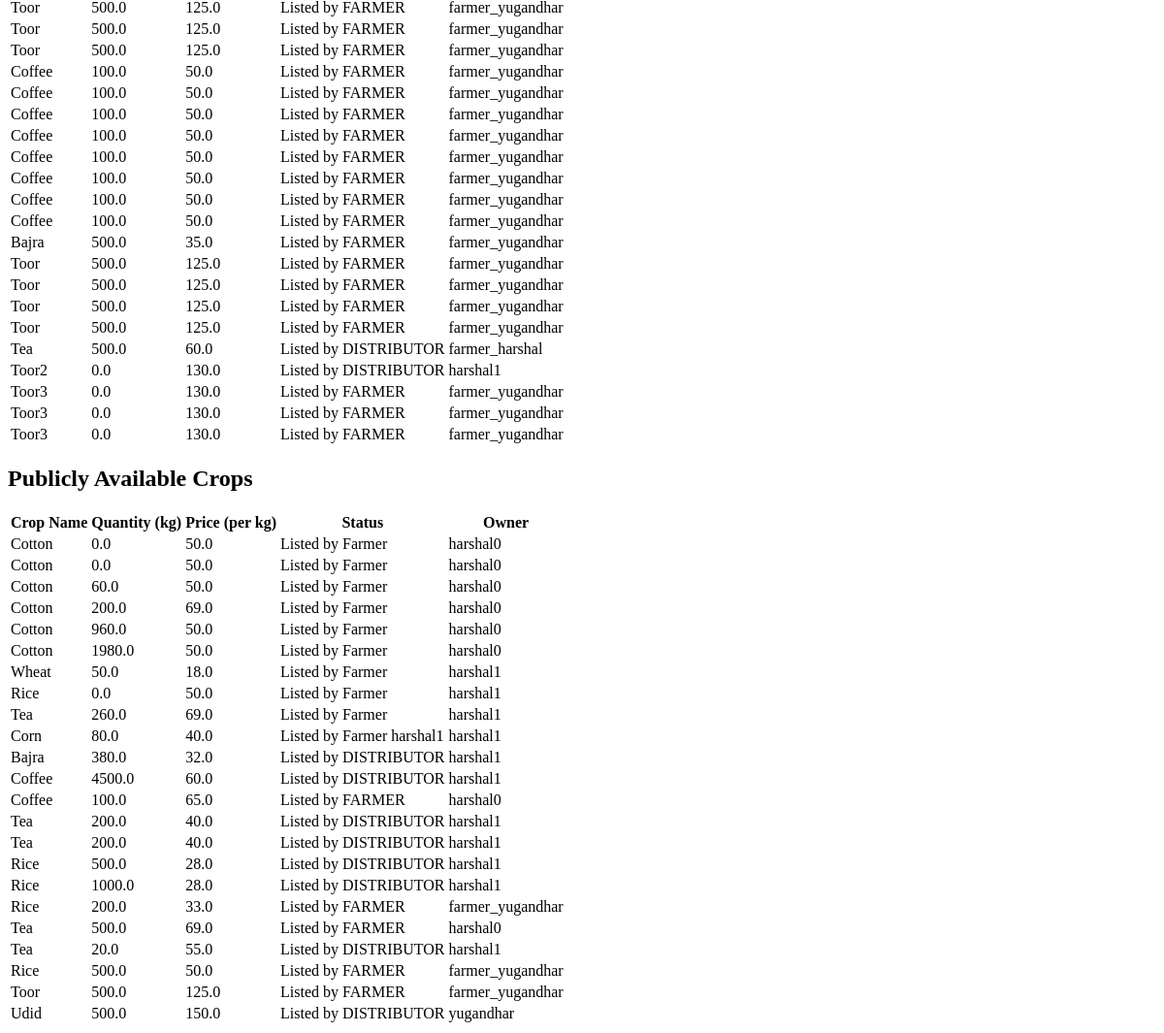
Before: /list_crops/ (signed in, lower part) with the older database file.
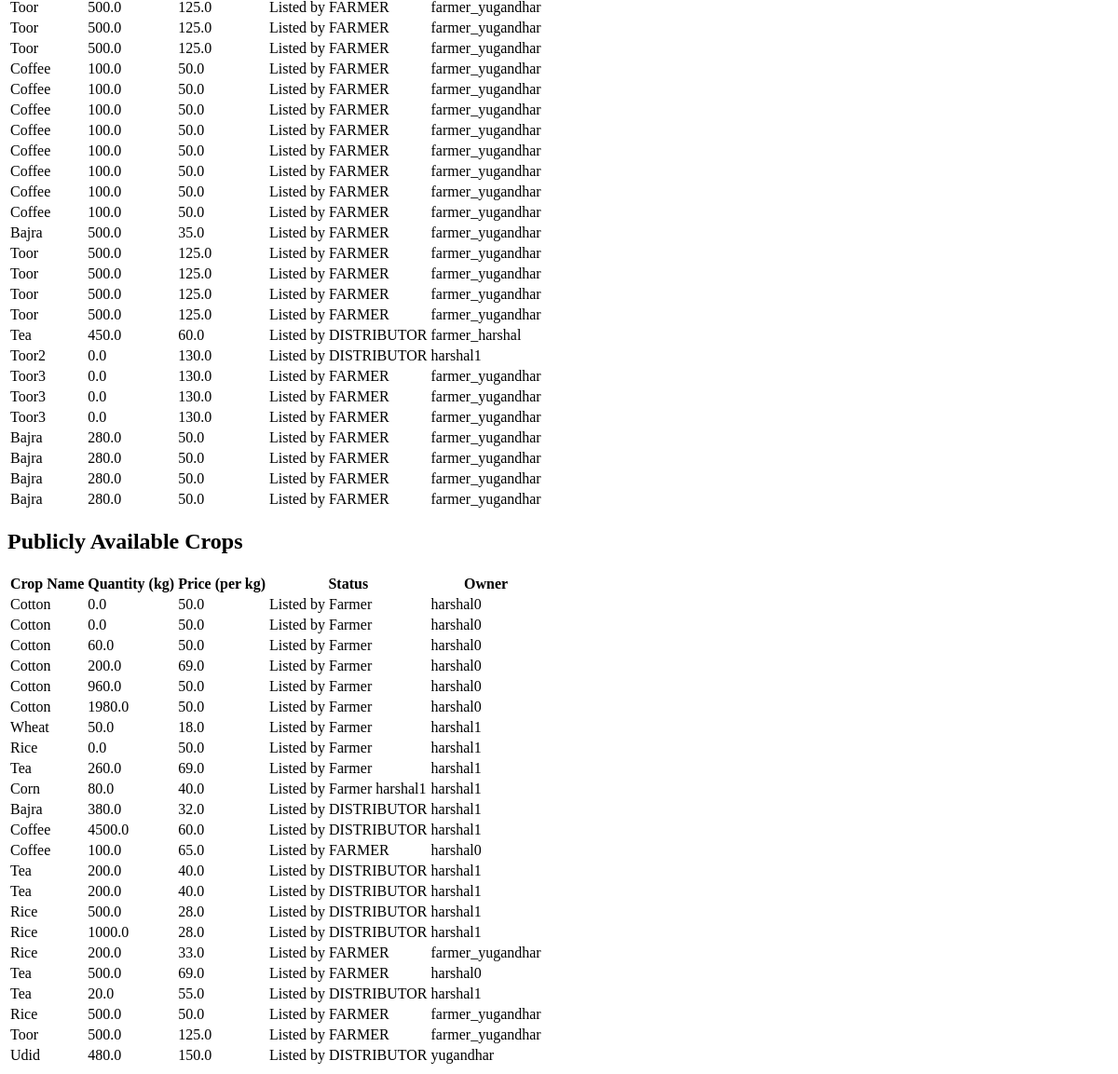
After: the same page with the newer database file.
### supply_chain/models.py (models this page shows, shortened)
class Crop(models.Model):
    name = models.CharField(max_length=100)
    quantity = models.FloatField()
    price = models.FloatField()  # Price for public visibility
    specific_user_price = models.FloatField(blank=True, null=True)  # Price for specific users
    current_owner = models.ForeignKey(settings.AUTH_USER_MODEL, on_delete=models.CASCADE, related_name='owned_crops')
    status = models.CharField(max_length=20, choices=[('listed', 'Listed'), ('sold', 'Sold')])
    current_stage = models.CharField(max_length=100, default='Listed by Farmer')
    transaction_hash = models.CharField(max_length=64, blank=True, null=True)
    allowed_users = models.ManyToManyField(settings.AUTH_USER_MODEL, related_name='allowed_crops', blank=True)
    visibility = models.CharField(max_length=10, choices=[('public', 'Public'), ('private', 'Private')], default='public')
    price_in_tokens = models.FloatField(blank=True, null=True, help_text='Optional: Price in tokens for the crop.')
    token_currency_enabled = models.BooleanField(default=False, help_text='Is token currency enabled for this crop?')

class CustomUser(AbstractUser):
    ROLE_CHOICES = [
        ('FARMER', 'Farmer'),
        ('DISTRIBUTOR', 'Distributor'),
        ('CONSUMER', 'Consumer'),
    ]
    role = models.CharField(max_length=100, choices=ROLE_CHOICES)
    profile_picture = models.ImageField(upload_to='profile_pictures/', default='default_profile.png', blank=True)
    balance = models.DecimalField(max_digits=10, decimal_places=2, default=100000)  # 2 decimal points for tokens

### supply_chain/views.py (the view)
# urls.py: path('list_crops/', list_crops, name='list_crops'),
@login_required
def list_crops(request):
    if request.user.role == 'CUSTOMER':
        return render(request, 'not_allowed.html')
    if request.method == 'POST':
        form = CropForm(request.POST)
        if form.is_valid():
            crop = form.save(commit=False)
            crop.current_owner = request.user  # Set the current owner
            crop.current_stage = f'Listed by {request.user.role}'
            crop.visibility = form.cleaned_data['visibility']
            if crop.visibility == 'public':
                crop.price = form.cleaned_data['price']  # Set public price
                crop.specific_user_price = None  # Clear specific user price if public
            crop.save()  # Save the crop instance to the database
            if crop.visibility == 'private':
                crop.price = form.cleaned_data['price']  # Set public price
                crop.specific_user_price = form.cleaned_data['specific_user_price']
                allowed_user_ids = request.POST.getlist('allowed_users')
                crop.allowed_users.set(allowed_user_ids)
                for user_id in allowed_user_ids:
                    user = CustomUser.objects.get(id=user_id)
                    UserSpecificCrop.objects.create(crop=crop, user=user, allowed=True)
                all_user_ids = CustomUser.objects.values_list('id', flat=True)
                not_allowed_user_ids = set(all_user_ids) - set(map(int, allowed_user_ids))
                for user_id in not_allowed_user_ids:
                    user = CustomUser.objects.get(id=user_id)
                    UserSpecificCrop.objects.create(crop=crop, user=user, allowed=False)
            sender = request.user.username
            recipient = None  # Adjust based on your app logic
            crop_id = crop.id
            price_to_use = crop.price if crop.visibility == 'public' else crop.specific_user_price
            blockchain.add_transaction(sender, recipient, price_to_use, crop_id)
            blockchain.mine_block()
            messages.success(request, f"Crop '{crop.name}' listed successfully!")
            return redirect('list_crops')
    else:
        form = CropForm()
    user_crops = Crop.objects.filter(current_owner=request.user)
    public_crops = Crop.objects.filter(visibility='public')
    allowed_crops = Crop.objects.filter(allowed_users=request.user)
    crops = user_crops | allowed_crops
    return render(request, 'list_crops.html', {
        'form': form,
        'crops': crops,
        'public_crops': public_crops,
        'users': CustomUser.objects.all()
    })

### supply_chain/context_processors.py (called while the page is built)
def user_info(request):
    if request.user.is_authenticated:
        profile_picture_url = request.user.profile_picture.url if hasattr(request.user, 'profile_picture') and request.user.profile_picture else 'default_profile.png'
        return {
            'profile_name': request.user.username,
            'dp_url': profile_picture_url,
            'available_tokens': getattr(request.user, 'balance', 0),  # Assuming token_balance is an attribute of CustomUser
        }
    return {}

### supply_chain/templates/list_crops.html (shortened to what this page needs)
{% extends 'base.html' %}
{% block content %}
<table>
    <tbody>
        {% for crop in crops %}
            {% if crop.current_owner == request.user or request.user in crop.allowed_users.all %}
                <tr>
                    <td>{{ crop.name }}</td>
                    <td>{{ crop.quantity }}</td>
                    <td>{{ crop.price }}</td>
                    <td>{{ crop.current_stage }}</td>
                    <td>{{ crop.current_owner.username }}</td>
                </tr>
            {% endif %}
        {% empty %}
            <tr>
                <td colspan="5">You have no crops listed.</td>
            </tr>
        {% endfor %}
    </tbody>
</table>
<h2>Publicly Available Crops</h2>
<table>
    <thead>
        <tr>
            <th>Crop Name</th>
            <th>Quantity (kg)</th>
            <th>Price (per kg)</th>
            <th>Status</th>
            <th>Owner</th>
        </tr>
    </thead>
    <tbody>
        {% for crop in public_crops %}
            <tr>
                <td>{{ crop.name }}</td>
                <td>{{ crop.quantity }}</td>
                <td>{{ crop.price }}</td>
                <td>{{ crop.current_stage }}</td>
                <td>{{ crop.current_owner.username }}</td>
            </tr>
        {% empty %}
            <tr>
                <td colspan="5">No public crops available.</td>
            </tr>
        {% endfor %}
    </tbody>
</table>
{% endblock %}

### supply_chain/templates/base.html (shortened to what this page needs)
<!DOCTYPE html>
<html lang="en">
<head>
</head>
<body>
    <main>
        {% block content %}{% endblock %}
    </main>
</body>
</html>

Changed rows visible on the page:
changed Crop "farmer_harshal": quantity "500.0" → "450.0"
added Crop: name "Bajra", quantity "280.0", price "50.0", current_stage "Listed by FARMER", current_owner.username "farmer_yugandhar"
changed Crop "Udid": quantity "500.0" → "480.0"
